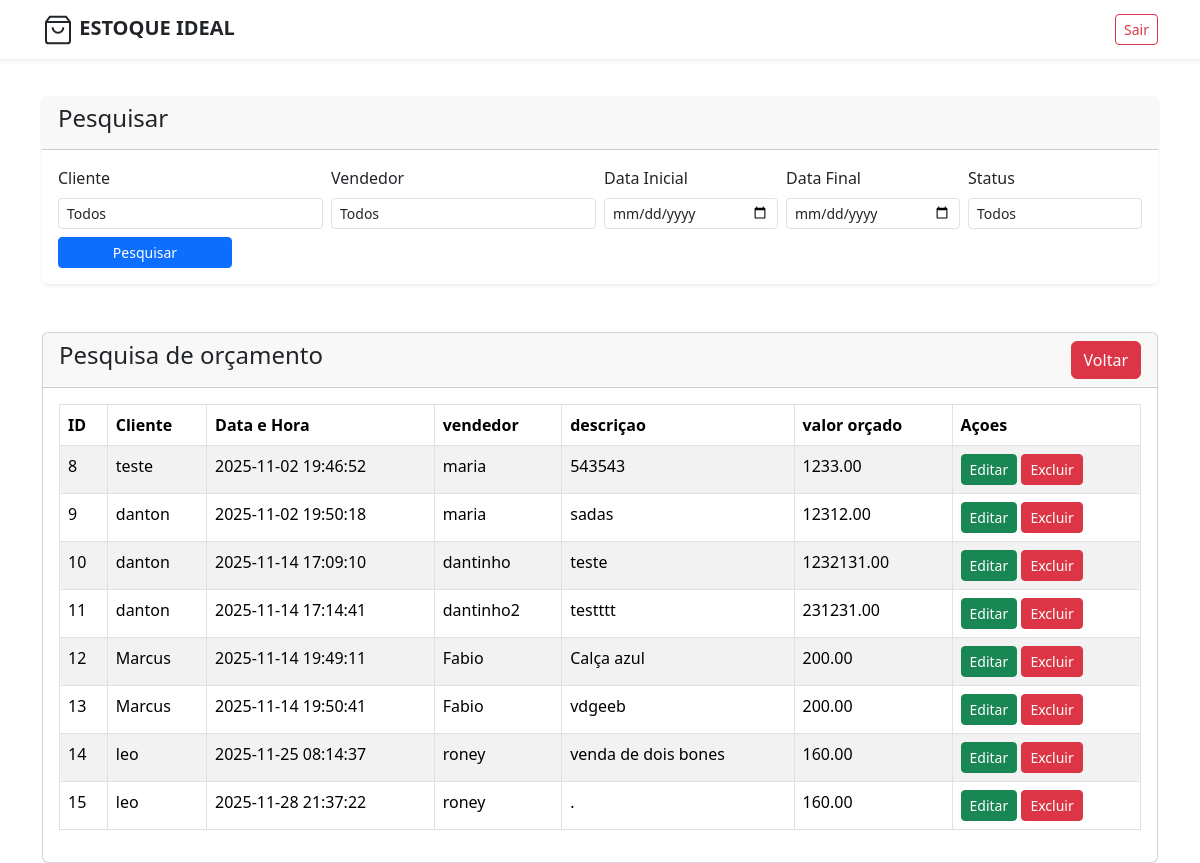
Page /pages/pesquisa.php on the earlier database version.
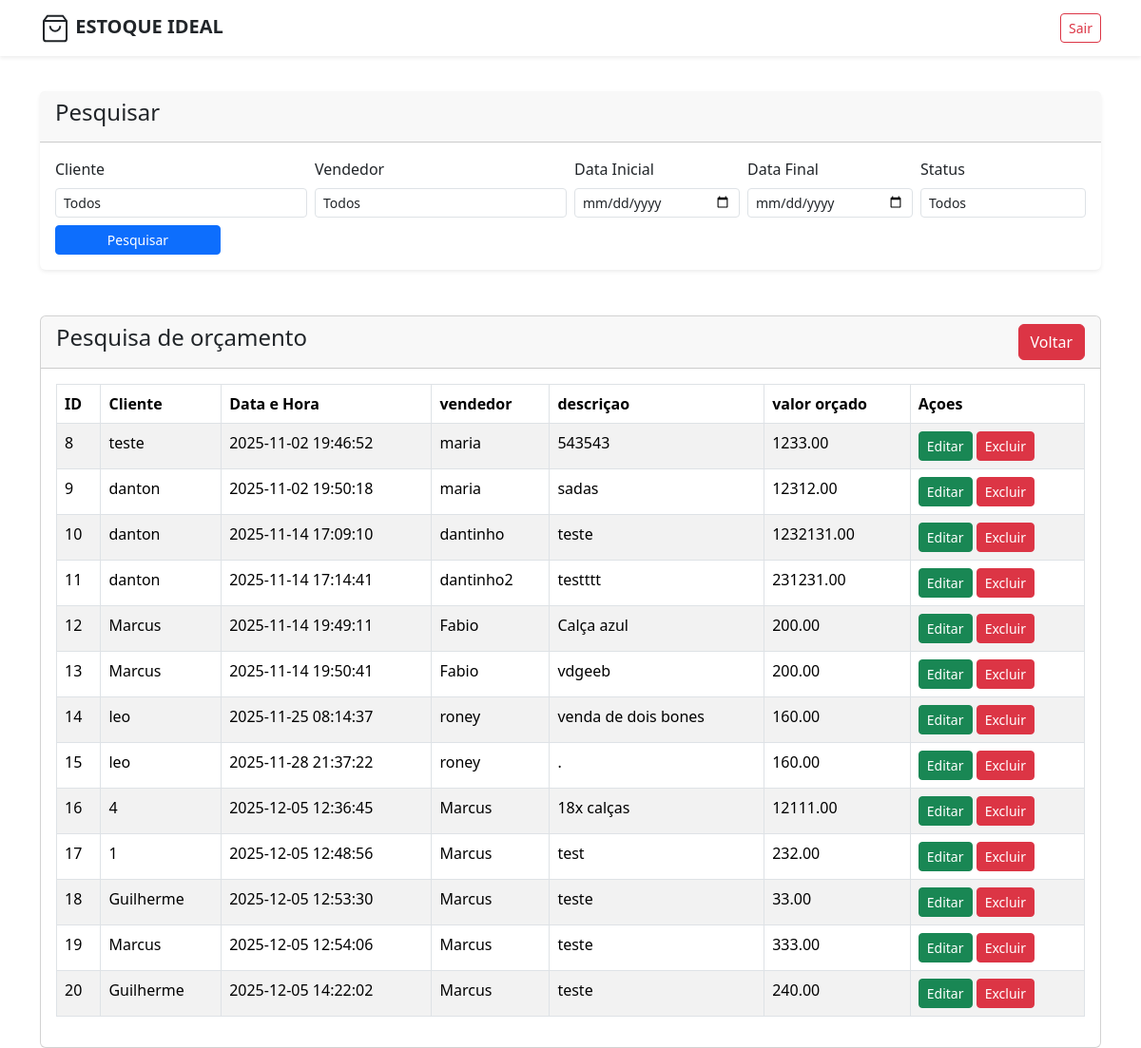
Same page on the later database version.
### tables this page shows
CREATE TABLE `orcamento_estoque` (
  `id` int(11) NOT NULL,
  `idcliente` int(11) NOT NULL,
  `cliente` varchar(100) NOT NULL,
  `doc_cliente` varchar(20) DEFAULT NULL,
  `dta_hora_orcamento` datetime NOT NULL,
  `vendedor` varchar(100) NOT NULL,
  `descricao` varchar(255) NOT NULL,
  `valor_orcado` decimal(18,2) NOT NULL,
  `id_item` int(11) NOT NULL,
  `nome_item` varchar(255) NOT NULL,
  `quantidade` int(11) NOT NULL,
  `status` varchar(20) DEFAULT 'Pendente'
);

### crud/pesquisa_orcamentos.php (called while the page is built, shortened)
<?php
class pesquisa
{
    function pesquisaDeOrcamento($conn, $cliente, $vendedor, $data_inicio, $data_fim)
    {
        $lista = array();
        $condicoes = array();
        $sql = "SELECT * FROM orcamento_estoque";
        $sql .= " ORDER BY dta_hora_orcamento ASC";
        $resultado = mysqli_query($conn, $sql);
        while ($row = mysqli_fetch_assoc($resultado)) {
            array_push($lista, $row);
        }
        return $lista;
    }
}

### pages/pesquisa.php (the view, shortened to what this page needs)
<?php
require('crud/conexao_DB.php');
include('crud/pesquisa_orcamentos.php');
$listaOrcamento = new pesquisa;
$clientePesquisa = $_POST['cliente'];
$vendedor = $_POST['vendedor'];
$dta_inicial = $_POST['dta_inicial'];
$dta_final = $_POST['dta_final'] ;
$buscaOrcamentos = $listaOrcamento->pesquisaDeOrcamento($conn, $clientePesquisa, $vendedor, $dta_inicial, $dta_final);
?>
<!doctype html>
<html lang="pt-br">
<head>
    <link href="https://cdn.jsdelivr.net/npm/bootstrap@5.3.5/dist/css/bootstrap.min.css" rel="stylesheet">
</head>
<body>
    <?php include('assets/navbar/navbar.php');  ?>
    <?php include('assets/CampoDePesquisa/formPesquisa.php');?>
    <div class="container mt-5">
        <div class="row">
            <div class="col-md-12">
                <div class="card">
                    <div class="card-header">
                        <h4>Pesquisa de orçamento
                            <a href="index.php" class="btn btn-danger float-end">Voltar</a>
                        </h4>
                    </div>
                    <div class="card-body">
                        <table class="table table-bordered table-striped">
                            <thead>
                                <tr>
                                    <th>ID</th>
                                    <th>Cliente</th>
                                    <th>Data e Hora</th>
                                    <th>vendedor</th>
                                    <th>descriçao</th>
                                    <th>valor orçado</th>
                                    <th>Açoes</th>
                                </tr>
                            </thead>
                            <tbody>
                                <?php
                                foreach ($buscaOrcamentos as $row):
                                ?>
                                    <tr>
                                        <td> <?= $row['id'] ?></td>
                                        <td> <?= $row['cliente'] ?></td>
                                        <td> <?= date('Y-m-d H:i:s', strtotime($row['dta_hora_orcamento'])) ?></td>
                                        <td> <?= $row['vendedor'] ?></td>
                                        <td> <?= $row['descricao'] ?></td>
                                        <td> <?= $row['valor_orcado'] ?></td>
                                        <td>
                                            <a href="editarOrcamento.php?id=<?= $row['id'] ?>" class="btn btn-success btn-sm">Editar</a>
                                            <form action="crud/orcamentoCRUD.php" method="POST" class="d-inline">
                                                <button type="submit" onclick="return confirm('Deseja realmente excuir este orçamento?')" name="deletar_orcamento" value="<?= $row['id'] ?>" class="btn btn-danger btn-sm"> Excluir</button>
                                            </form>
                                        </td>
                                    </tr>
                                <?php
                                endforeach;
                                ?>
                            </tbody>
                        </table>
                    </div>
                </div>
            </div>
        </div>
    </div>
</body>
</html>

### assets/navbar/navbar.php (shortened to what this page needs)
<nav class="navbar navbar-light bg-white shadow-sm fixed-top">
    <div class="container d-flex justify-content-between align-items-center">
        <a href="../pages/dashboard.php" class="navbar-brand fw-bold text-dark">
            <svg class="logo-icon" width="32" height="32" viewBox="0 0 24 24" fill="none" stroke="currentColor" stroke-width="1.5">
                <path d="M6 2L3 6v14a2 2 0 0 0 2 2h14a2 2 0 0 0 2-2V6l-3-4z"></path>
                <line x1="3" y1="6" x2="21" y2="6"></line>
                <path d="M16 10a4 4 0 0 1-8 0"></path>
            </svg>
            <span class="logo-text">ESTOQUE IDEAL</span>
        </a>
        <a href="../pages/logout.php" class="btn btn-outline-danger btn-sm">
            Sair
        </a>
    </div>
</nav>

### assets/campoDePesquisa/formPesquisa.php (shortened to what this page needs)
<div class="container mt-3">
    <div class="card shadow-sm border-0">
        <div class="card-header">
            <h4>Pesquisar</h4>
        </div>
        <div class="card-body">
            <form action="orcamentos.php" method="GET">
                <div class="row g-2 align-items-end">
                    <div class="col-md-3">
                        <label class="form-label">Cliente</label>
                        <select name="cliente" class="form-control form-control-sm">
                            <option value="">Todos</option>
                        </select>
                    </div>
                    <div class="col-md-3">
                        <label class="form-label">Vendedor</label>
                        <select name="vendedor" class="form-control form-control-sm">
                            <option value="">Todos</option>
                        </select>
                    </div>
                    <div class="col-md-2">
                        <label class="form-label">Data Inicial</label>
                        <input type="date" name="dta_inicial" class="form-control form-control-sm">
                    </div>
                    <div class="col-md-2">
                        <label class="form-label">Data Final</label>
                        <input type="date" name="dta_final" class="form-control form-control-sm">
                    </div>
                    <div class="col-md-2">
                        <label class="form-label">Status</label>
                        <select name="status" class="form-control form-control-sm">
                            <option value="">Todos</option>
                        </select>
                    </div>
                    <div class="col-md-2 d-grid">
                        <button type="submit" class="btn btn-sm btn-primary">Pesquisar</button>
                    </div>
                </div>
            </form>
        </div>
    </div>
</div>

### assets/navbar/navbar.php (style rules this page uses)
body { padding-top: 80px; }

Differences in the rows shown:
added orcamento_estoque: id "16", cliente "4", dta_hora_orcamento "2025-12-05 12:36:45", vendedor "Marcus", descricao "18x calças", valor_orcado "12111.00"
added orcamento_estoque: id "17", cliente "1", dta_hora_orcamento "2025-12-05 12:48:56", vendedor "Marcus", descricao "test", valor_orcado "232.00"
added orcamento_estoque: id "18", cliente "Guilherme", dta_hora_orcamento "2025-12-05 12:53:30", vendedor "Marcus", descricao "teste", valor_orcado "33.00"
added orcamento_estoque: id "19", cliente "Marcus", dta_hora_orcamento "2025-12-05 12:54:06", vendedor "Marcus", descricao "teste", valor_orcado "333.00"
added orcamento_estoque: id "20", cliente "Guilherme", dta_hora_orcamento "2025-12-05 14:22:02", vendedor "Marcus", descricao "teste", valor_orcado "240.00"
